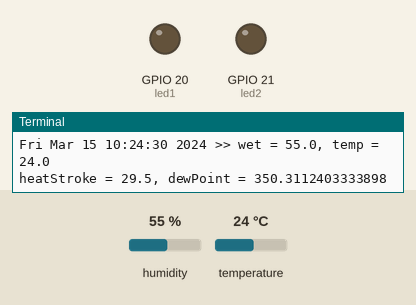
The program below on a simulated Raspberry Pi (BCM pin numbers). On the bench: output pins drawn as LEDs (lit = HIGH), the last lines printed to the terminal. Inputs (shaded band) come from the test bench; at power-on: humidity 55 %, temperature 24 °C. The clock reads 2024-03-15 10:24:30 at power-on unless the program sets it.

Above: at 1.2 s.
1.3 s: humidity set to 58 %
7.7 s: humidity set to 61 %
At 12.4 s:
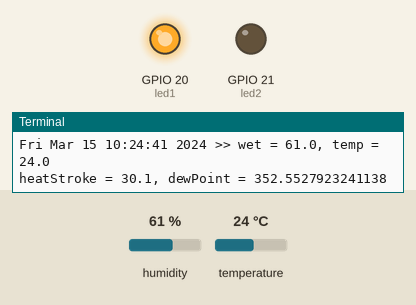
14.1 s: temperature set to 28 °C
20.5 s: temperature set to 31 °C
At 23.9 s:
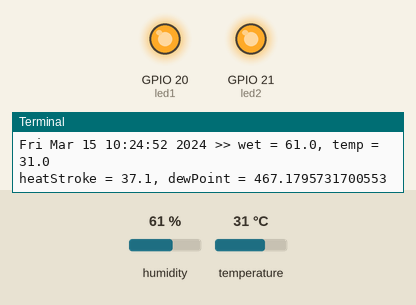
26.9 s: humidity set to 22 %
At 29.1 s:
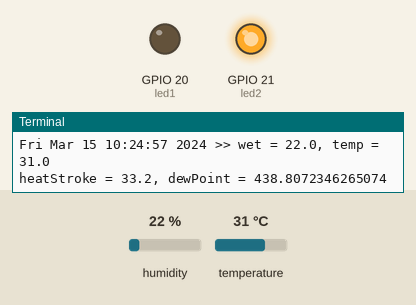
33.3 s: humidity set to 68 %
At 34.3 s:
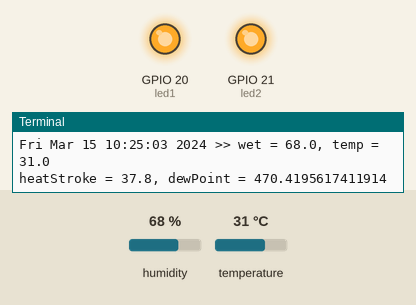
Timing chart, 0 to 36.3 s (numbered marks = the images above; inputs shaded):
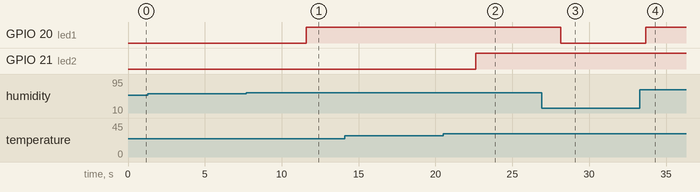

The program:

temp_wet2.py
```python
import Adafruit_DHT
import time, math, LED

def heatStroke(temp, wet):
    return temp + wet * 0.1

def dewPoint(temp, wet):
    a = 17.271; b = 237.7
    d = (a * temp) / (b + temp) + math.log(wet / 100)
    return (b * temp) / (a - d)


if __name__ == '__main__':
    sensor = Adafruit_DHT.DHT11
    sensor_num = 14
    led1 = 20
    led2 = 21

    LED.setup(0, 'setup')
    LED.setup(led1, 'out')
    LED.setup(led2, 'out')


    while True:
        cur_time = time.ctime()
        wet, temp = Adafruit_DHT.read_retry(sensor, sensor_num)
        dew_point = dewPoint(temp, wet)
        heat_stroke = heatStroke(temp, wet)

        if wet and temp:
            print('---------------------------------------------------')
            print('{} >> wet = {}, temp = {}'.format(cur_time, wet, temp))
            print('heatStroke = {}, dewPoint = {}'.format(heat_stroke, dew_point))
            if wet >= 60:
                LED.turnON(led1)
            else:
                LED.turnOFF(led1)
            if temp >= 30:
                LED.turnON(led2)
            else:
                LED.turnOFF(led2)
        else:
            print('Fail to get reading!')
        time.sleep(5)
```

LED.py
```python
import RPi.GPIO as gpio

def setup(gpio_num, ctr):
    if ctr == 'setup':
        gpio.setmode(gpio.BCM)
    elif ctr == 'in':
        gpio.setup(gpio_num, gpio.IN)
    elif ctr == 'out':
        gpio.setup(gpio_num, gpio.OUT)

def turnON(gpio_num):
    gpio.output(gpio_num, gpio.HIGH)
def turnOFF(gpio_num):
    gpio.output(gpio_num, gpio.LOW)
```

Measured:
- the behaviour switches between 59 and 60 % on humidity (found by bisection; images 0 and 1)
- the behaviour switches between 29 and 30 °C on temperature (found by bisection; images 1 and 2)
- after the input at 7.7 s, GPIO 20 (led1): LOW → HIGH after 3.9 s
- after the input at 20.5 s, GPIO 21 (led2): LOW → HIGH after 2.1 s
- after the input at 26.9 s, GPIO 20 (led1): HIGH → LOW after 1.3 s
- after the input at 33.3 s, GPIO 20 (led1): LOW → HIGH after 0.39 s
